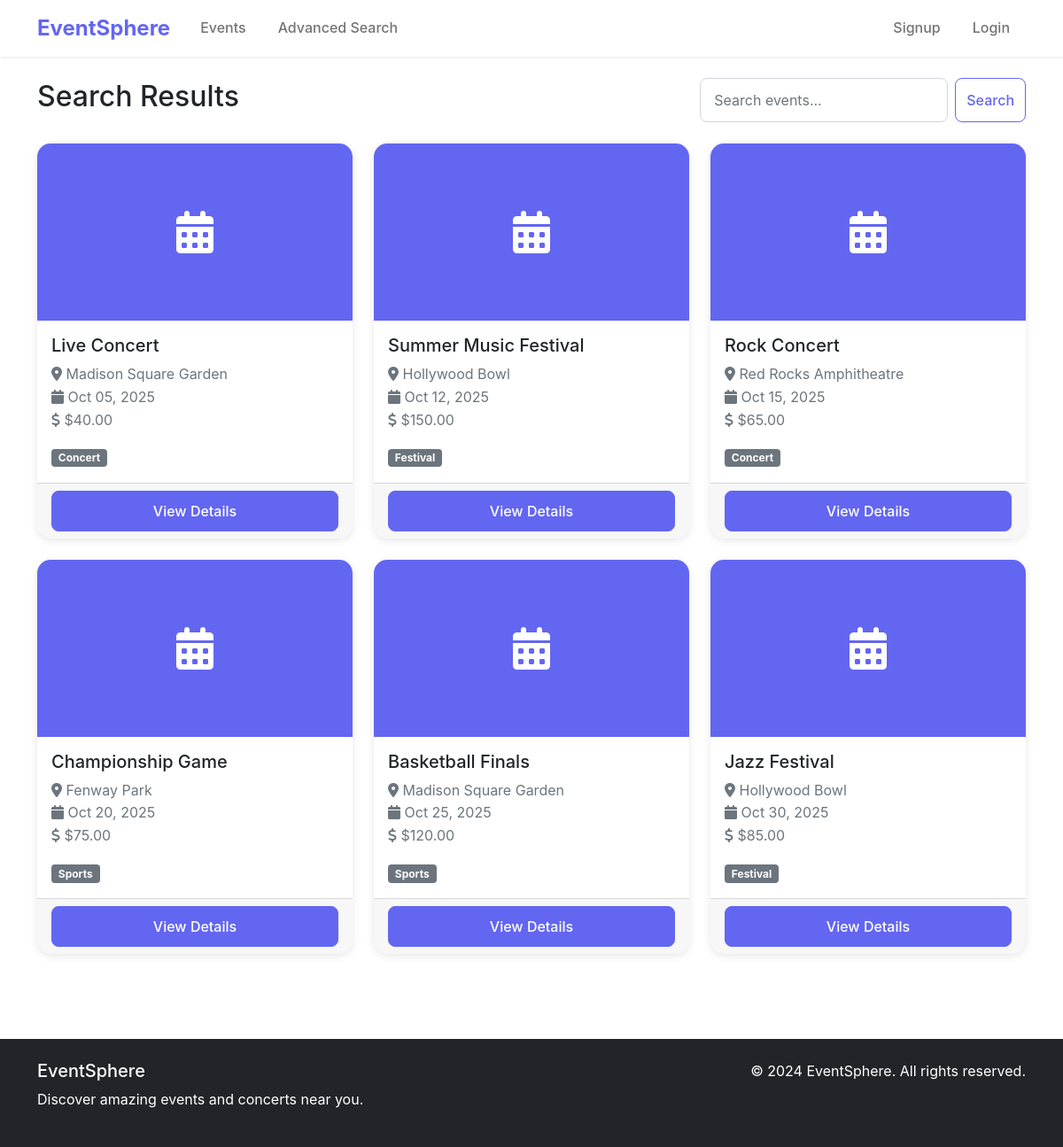
The app's page /events/search/ with its own data.
### events/models.py (models this page shows, shortened)
class Event(models.Model):
    title = models.CharField(max_length=200)
    description = models.TextField()
    category = models.ForeignKey(Category, on_delete=models.CASCADE)
    venue = models.ForeignKey(Venue, on_delete=models.CASCADE)
    date = models.DateTimeField()
    price = models.DecimalField(max_digits=10, decimal_places=2)
    image = models.ImageField(upload_to='events/', blank=True, null=True)
    created_by = models.ForeignKey(User, on_delete=models.CASCADE, null=True, blank=True)
    created_at = models.DateTimeField(auto_now_add=True)
    updated_at = models.DateTimeField(auto_now=True)
    is_active = models.BooleanField(default=True)
    class Meta:
        ordering = ['date']

class Venue(models.Model):
    name = models.CharField(max_length=200)
    address = models.TextField()
    city = models.CharField(max_length=100)
    state = models.CharField(max_length=100)
    zip_code = models.CharField(max_length=20)
    capacity = models.IntegerField(default=0)

class Category(models.Model):
    name = models.CharField(max_length=100)
    slug = models.SlugField(unique=True)
    description = models.TextField(blank=True)
    image = models.ImageField(upload_to='categories/', blank=True, null=True)
    class Meta:
        verbose_name_plural = "Categories"

### events/views.py (the view)
# urls.py: path('search/', views.search_events, name='search_events'),
def search_events(request):
    form = EventSearchForm(request.GET or None)
    events = Event.objects.filter(is_active=True).order_by('date')
    if form.is_valid():
        events = form.filter_events(events)
    paginator = Paginator(events, 12)
    page_number = request.GET.get('page')
    page_obj = paginator.get_page(page_number)
    context = {
        'page_obj': page_obj,
        'form': form,
        'query': request.GET.get('q', ''),
    }
    return render(request, 'events/search_results.html', context)

### templates/events/search_results.html (shortened to what this page needs)
{% extends 'base.html' %}
{% load static %}
{% block content %}
<div class="container py-4">
    <div class="row">
        <div class="col-12">
            <div class="d-flex justify-content-between align-items-center mb-4">
                <div>
                    <h2>Search Results</h2>
                </div>
                <form method="GET" class="d-flex">
                    <input type="text" class="form-control me-2" name="q" placeholder="Search events..." value="{{ query }}">
                    <button class="btn btn-outline-primary" type="submit">Search</button>
                </form>
            </div>
            {% if page_obj %}
            <div class="row">
                {% for event in page_obj %}
                <div class="col-md-4 mb-4">
                    <div class="card event-card h-100">
                        {% if event.image %}
                        <img src="{{ event.image.url }}" class="card-img-top" alt="{{ event.title }}">
                        {% else %}
                        <div class="card-img-top bg-primary d-flex align-items-center justify-content-center" style="height: 200px;">
                            <i class="fas fa-calendar-alt fa-3x text-white"></i>
                        </div>
                        {% endif %}
                        <div class="card-body">
                            <h5 class="card-title">{{ event.title }}</h5>
                            <p class="card-text text-muted">
                                <i class="fas fa-map-marker-alt"></i> {{ event.venue.name }}<br>
                                <i class="fas fa-calendar"></i> {{ event.date|date:"M d, Y" }}<br>
                                <i class="fas fa-dollar-sign"></i> ${{ event.price }}
                            </p>
                            <span class="badge bg-secondary">{{ event.category.name }}</span>
                        </div>
                        <div class="card-footer">
                            <a href="{% url 'events:event_detail' event.pk %}" class="btn btn-primary w-100">View Details</a>
                        </div>
                    </div>
                </div>
                {% endfor %}
            </div>
            {% endif %}
        </div>
    </div>
</div>
{% endblock %}

### static/css/style.css (style rules this page uses)
:root { --primary-color: #6366f1; --secondary-color: #8b5cf6; --dark-color: #1f2937; --light-color: #f8fafc; }
body { font-family: 'Inter', -apple-system, BlinkMacSystemFont, sans-serif; line-height: 1.6; }
.event-card { border: none; border-radius: 15px; overflow: hidden; transition: transform 0.3s ease, box-shadow 0.3s ease; }
.event-card .card-img-top { height: 200px; object-fit: cover; }
.btn-primary { background-color: var(--primary-color); border-color: var(--primary-color); border-radius: 8px; font-weight: 500; padding: 10px 20px; }
.btn-outline-primary { color: var(--primary-color); border-color: var(--primary-color); border-radius: 8px; font-weight: 500; }
.card { border: none; border-radius: 15px; box-shadow: 0 2px 10px rgba(0, 0, 0, 0.1); }
.form-control { border-radius: 8px; border: 1px solid #d1d5db; padding: 12px 15px; }
.bg-primary { background-color: var(--primary-color) !important; }

### records on screen
Event: title "Live Concert", venue.name "Madison Square Garden", date "Oct 05, 2025", price "40.00", category.name "Concert"
Event: title "Summer Music Festival", venue.name "Hollywood Bowl", date "Oct 12, 2025", price "150.00", category.name "Festival"
Event: title "Rock Concert", venue.name "Red Rocks Amphitheatre", date "Oct 15, 2025", price "65.00", category.name "Concert"
Event: title "Championship Game", venue.name "Fenway Park", date "Oct 20, 2025", price "75.00", category.name "Sports"
Event: title "Basketball Finals", venue.name "Madison Square Garden", date "Oct 25, 2025", price "120.00", category.name "Sports"
Event: title "Jazz Festival", venue.name "Hollywood Bowl", date "Oct 30, 2025", price "85.00", category.name "Festival"
